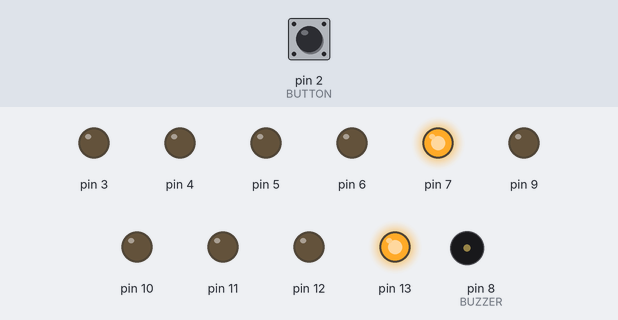
Bench run of a sketch on a simulated Arduino Uno, built with avr-gcc and run on an emulated ATmega328P. On the bench: output pins drawn as LEDs (lit = HIGH), buzzer (waves = sounding). The test bench sets the inputs (shaded band); at power-on: pin 2 (BUTTON) HIGH.

Above: at 3.0 s.
At 3.5 s:
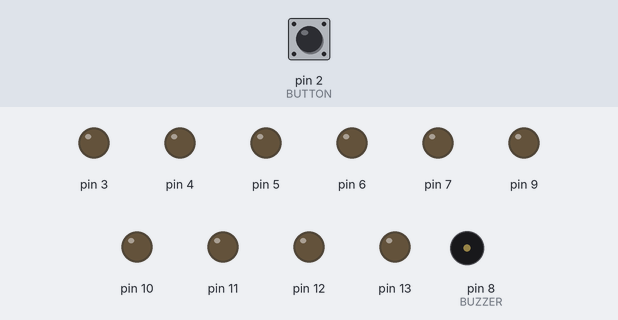
At 3.7 s:
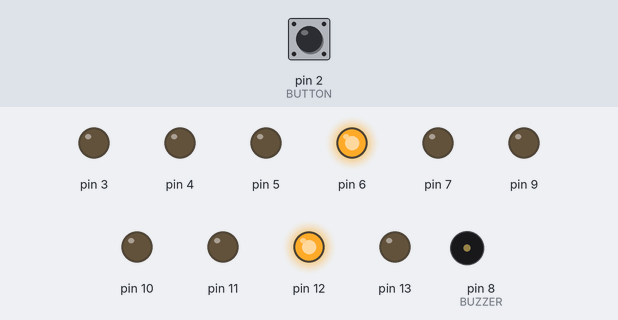
At 4.4 s:
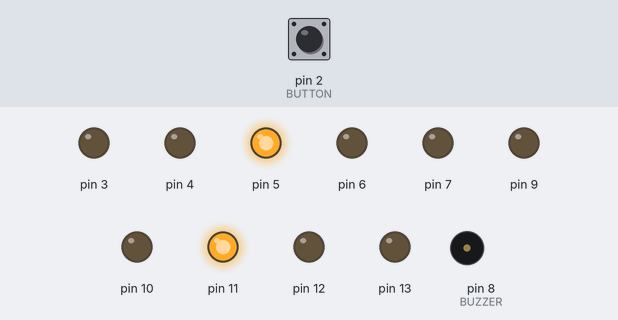
At 5.1 s:
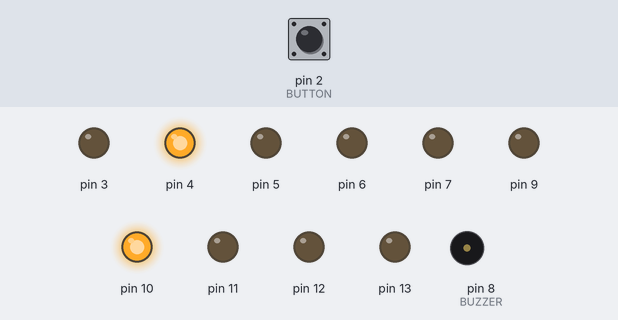
At 5.8 s:
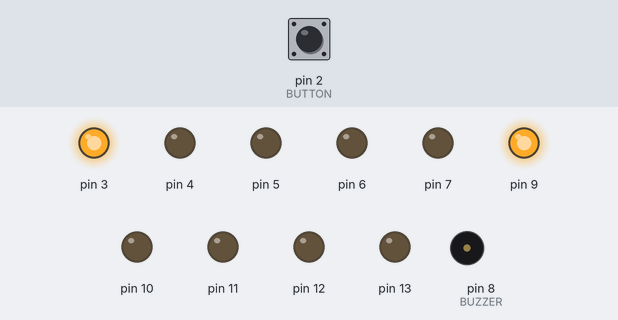
Timing chart, 0 to 6.1 s (numbered marks = the images above):
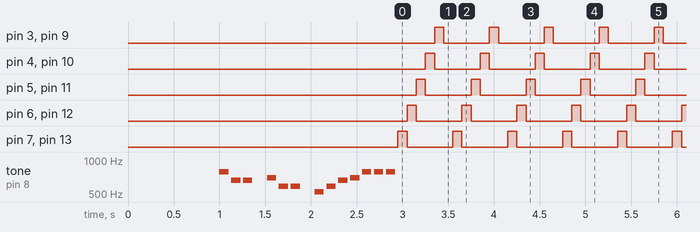

Measured:
- by itself, pin 3–7, pin 9–13: alternates HIGH for 0.10 s and LOW for 0.50 s

The sketch:

week02_0_practic.ino
```cpp
#define NOTE_C5 523
#define NOTE_E5 659
#define NOTE_G5 784
#define NOTE_F5 698
#define NOTE_D5  587

#define BUTTON 2
#define BUZZER 8

int melody[] = {
  NOTE_G5, NOTE_E5,NOTE_E5,0, NOTE_F5,NOTE_D5, NOTE_D5, 0, NOTE_C5,NOTE_D5,NOTE_E5,NOTE_F5,NOTE_G5,NOTE_G5,NOTE_G5
  //NOTE_E5, NOTE_E5, 0, NOTE_E5, 0, NOTE_C5, NOTE_5, 0, NOTE_G5
};

int noteDurations[] = { 10, 10, 10, 10, 10, 10, 10, 10, 10, 10, 10, 10, 10, 10, 10 };


int pin;
int ledArrayHigh;
int ledArrayLow;
boolean mode = false;
boolean buttonPressed = false;

void setup()
{
  delay(1000);

  pinMode(BUTTON, INPUT_PULLUP);
  for (pin = 3; pin < 14; pin++) {
    pinMode(pin, OUTPUT);
  }

  // 自動計算音符與時值長度（必須一樣長）
  int notesCount = sizeof(melody) / sizeof(melody[0]);
  int durCount   = sizeof(noteDurations) / sizeof(noteDurations[0]);
  int n = (notesCount < durCount) ? notesCount : durCount;  // 取兩者最小，避免越界

  for (int i = 0; i < n; i++) {
    int noteDuration = 1000 / noteDurations[i];

    if (melody[i] == 0) {
      // 0 當休止符：只延遲不發聲
      noTone(BUZZER);
      delay(noteDuration * 1.3);
    } else {
      tone(BUZZER, melody[i], noteDuration);
      delay(noteDuration * 1.3); // 稍微拉開，避免黏在一起
      noTone(BUZZER);
    }
  }
}


void loop()
{
  for (pin = 0; pin < 5; pin++) {
    if (digitalRead(BUTTON) == LOW &&
        buttonPressed == false) {
      buttonPressed = true;
      mode = !mode;
      pin = 0;
      if (mode == false) {
        tone(BUZZER, NOTE_C5, 100);
        delay(100);
        tone(BUZZER, NOTE_G5, 100);
        delay(100);
        noTone(BUZZER);
      }
      else if (mode == true) {
        tone(BUZZER, NOTE_G5, 100);
        delay(100);
        tone(BUZZER, NOTE_C5, 100);
        delay(100);
        noTone(BUZZER);
      }
    }

    if (mode == false) {
      ledArrayHigh = 13 - pin;
      ledArrayLow = 7 - pin;
    }
    else if (mode == true) {
      ledArrayHigh = 9 + pin;
      ledArrayLow = 3 + pin;
    }
    digitalWrite(ledArrayHigh, HIGH);
    digitalWrite(ledArrayLow, HIGH);
    delay(100);
    digitalWrite(ledArrayHigh, LOW);
    digitalWrite(ledArrayLow, LOW);
    if (pin == 4) delay(100);
  }

  if (buttonPressed == true) {
    buttonPressed = false;
  }
}
```
